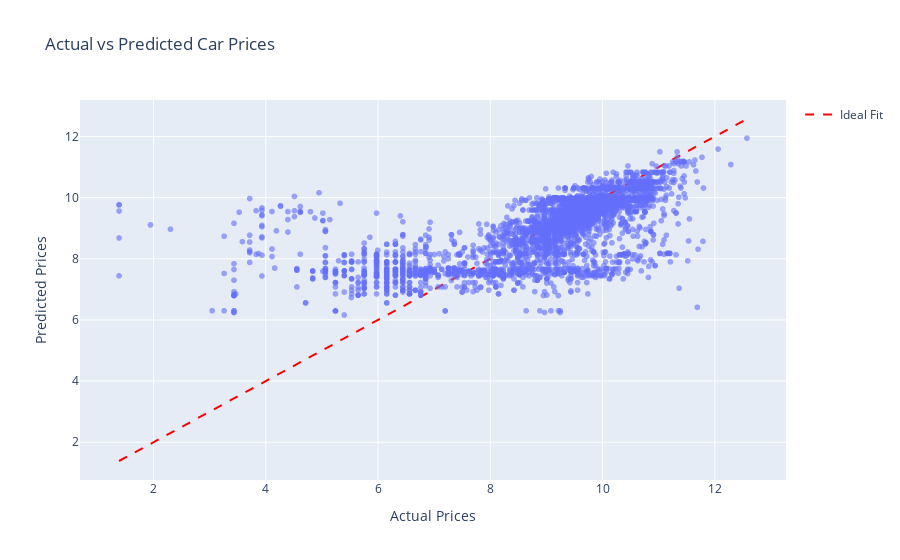
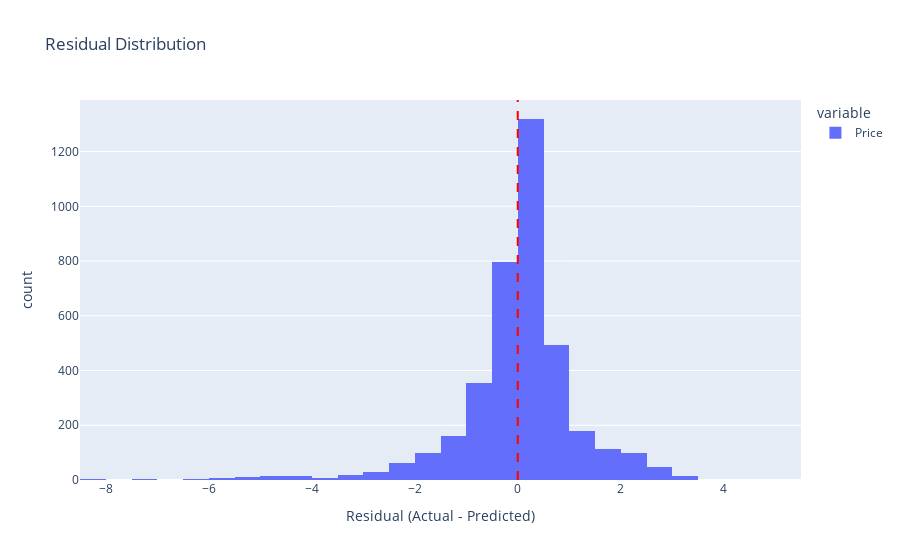
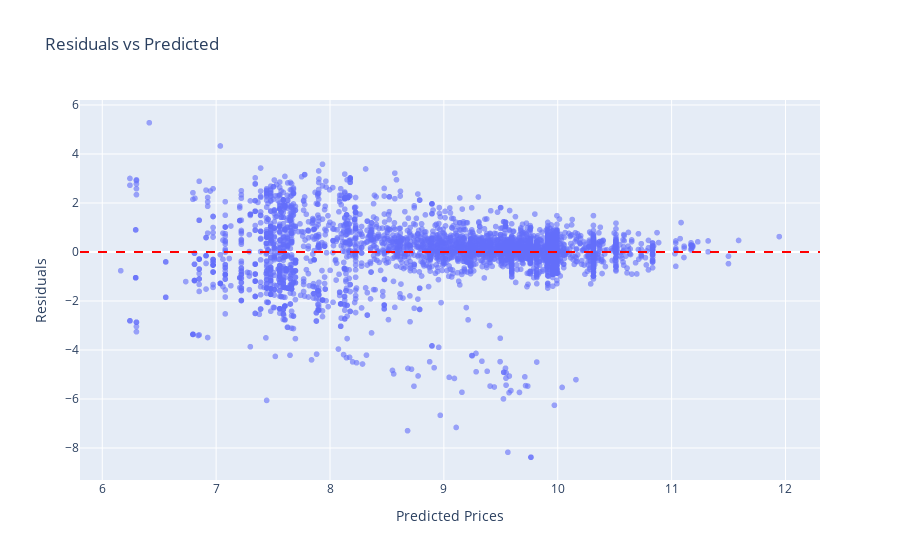

The cell these charts' notebook holds for them, in order:
### Code cell
import plotly.express as px
import plotly.graph_objects as go

# =====================
# 1. Evaluate Metrics
# =====================
mae = mean_absolute_error(y_test, y_pred)
rmse = np.sqrt(mean_squared_error(y_test, y_pred))  # manual RMSE
r2 = r2_score(y_test, y_pred)

print("\n📊 Test Set Performance:")
print(f"MAE  : {mae:.4f}")
print(f"RMSE : {rmse:.4f}")
print(f"R²   : {r2:.4f}")

# =====================
# 2. Scatter Plot (Actual vs Predicted)
# =====================
fig1 = px.scatter(
    x=y_test, y=y_pred,
    labels={'x':"Actual Prices", 'y':"Predicted Prices"},
    title="Actual vs Predicted Car Prices",
    opacity=0.6
)
fig1.add_trace(go.Scatter(
    x=[y_test.min(), y_test.max()],
    y=[y_test.min(), y_test.max()],
    mode="lines",
    line=dict(color="red", dash="dash"),
    name="Ideal Fit"
))
fig1.show()

# =====================
# 3. Residual Histogram
# =====================
residuals = y_test - y_pred
fig2 = px.histogram(
    residuals, nbins=30, title="Residual Distribution",
    labels={"value": "Residual (Actual - Predicted)"}
)
fig2.add_vline(x=0, line_color="red", line_dash="dash")
fig2.show()

# =====================
# 4. Residuals vs Predicted
# =====================
fig3 = px.scatter(
    x=y_pred, y=residuals,
    labels={'x':"Predicted Prices", 'y':"Residuals"},
    title="Residuals vs Predicted",
    opacity=0.6
)
fig3.add_hline(y=0, line_color="red", line_dash="dash")
fig3.show()

### Figure 1 — Plotly figure (JSON) as saved in the notebook; plotly's stock layout.template omitted (floating-point values rounded to 4 significant figures; data arrays with more than 128 entries replaced by an {"elided": "..."} marker saying what was removed)
{"data": [{"hovertemplate": "Actual Prices=%{x}<br>Predicted Prices=%{y}<extra></extra>", "legendgroup": "", "marker": {"color": "#636efa", "opacity": 0.6, "symbol": "circle"}, "mode": "markers", "name": "", "showlegend": false, "type": "scattergl", "x": {"elided": "3848 float values"}, "xaxis": "x", "y": {"elided": "3848 float values"}, "yaxis": "y"}, {"line": {"color": "red", "dash": "dash"}, "mode": "lines", "name": "Ideal Fit", "type": "scatter", "x": [1.386, 12.57], "y": [1.386, 12.57]}], "layout": {"legend": {"tracegroupgap": 0}, "title": {"text": "Actual vs Predicted Car Prices"}, "xaxis": {"anchor": "y", "domain": [0, 1], "title": {"text": "Actual Prices"}}, "yaxis": {"anchor": "x", "domain": [0, 1], "title": {"text": "Predicted Prices"}}}}

### Figure 2 — Plotly figure (JSON) as saved in the notebook; plotly's stock layout.template omitted (floating-point values rounded to 4 significant figures; data arrays with more than 128 entries replaced by an {"elided": "..."} marker saying what was removed)
{"data": [{"bingroup": "x", "hovertemplate": "variable=Price<br>Residual (Actual - Predicted)=%{x}<br>count=%{y}<extra></extra>", "legendgroup": "Price", "marker": {"color": "#636efa", "pattern": {"shape": ""}}, "name": "Price", "nbinsx": 30, "orientation": "v", "showlegend": true, "type": "histogram", "x": {"elided": "3848 float values"}, "xaxis": "x", "yaxis": "y"}], "layout": {"barmode": "relative", "legend": {"title": {"text": "variable"}, "tracegroupgap": 0}, "shapes": [{"line": {"color": "red", "dash": "dash"}, "type": "line", "x0": 0, "x1": 0, "xref": "x", "y0": 0, "y1": 1, "yref": "y domain"}], "title": {"text": "Residual Distribution"}, "xaxis": {"anchor": "y", "domain": [0, 1], "title": {"text": "Residual (Actual - Predicted)"}}, "yaxis": {"anchor": "x", "domain": [0, 1], "title": {"text": "count"}}}}

### Figure 3 — Plotly figure (JSON) as saved in the notebook; plotly's stock layout.template omitted (floating-point values rounded to 4 significant figures; data arrays with more than 128 entries replaced by an {"elided": "..."} marker saying what was removed)
{"data": [{"hovertemplate": "Predicted Prices=%{x}<br>Residuals=%{y}<extra></extra>", "legendgroup": "", "marker": {"color": "#636efa", "opacity": 0.6, "symbol": "circle"}, "mode": "markers", "name": "", "showlegend": false, "type": "scattergl", "x": {"elided": "3848 float values"}, "xaxis": "x", "y": {"elided": "3848 float values"}, "yaxis": "y"}], "layout": {"legend": {"tracegroupgap": 0}, "shapes": [{"line": {"color": "red", "dash": "dash"}, "type": "line", "x0": 0, "x1": 1, "xref": "x domain", "y0": 0, "y1": 0, "yref": "y"}], "title": {"text": "Residuals vs Predicted"}, "xaxis": {"anchor": "y", "domain": [0, 1], "title": {"text": "Predicted Prices"}}, "yaxis": {"anchor": "x", "domain": [0, 1], "title": {"text": "Residuals"}}}}
